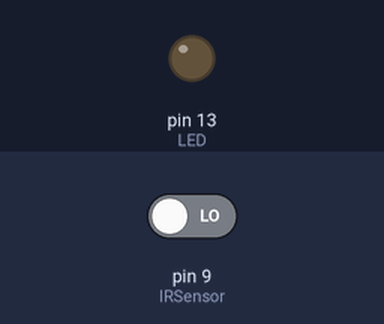
Recording of a sketch running on a simulated Arduino Uno, built with avr-gcc and run on an emulated ATmega328P. Shown: output pins drawn as LEDs (lit = HIGH). The inputs (shaded band) are chosen by the test bench; at power-on: pin 9 (IRSensor) LOW. What the sketch prints to the serial monitor is not drawn.

Above: at 1.2 s.
1.3 s: pin 9 (IRSensor) driven HIGH
At 2.0 s:
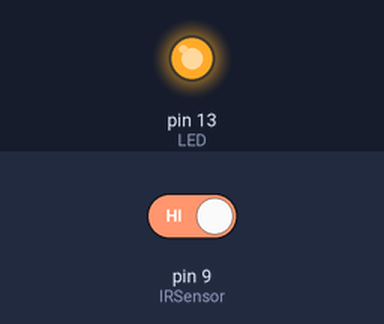
4.3 s: pin 9 (IRSensor) driven LOW
At 6.3 s:
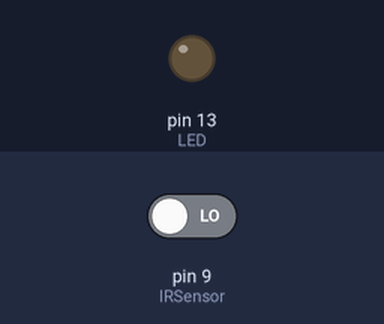
Timing chart, 0 to 7.8 s (numbered marks = the images above; inputs shaded):
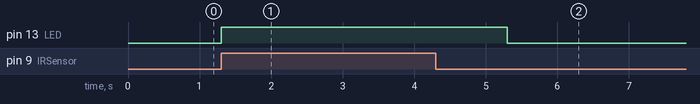

The sketch:

IR_sensor.ino
```cpp
const int IRSensor = 9;
const int LED = 13;

void setup(){
  Serial.begin(115200); // Init Serila at 115200 Baud
  pinMode(IRSensor, INPUT); // IR Sensor pin INPUT
  pinMode(LED, OUTPUT); // LED Pin Output
}

void loop(){

  int sensorStatus = digitalRead(IRSensor);
  if (sensorStatus == 1){
    Serial.println("Motion Detected!");
    digitalWrite(LED, HIGH);
    delay(2000);
    digitalWrite(LED, LOW);
  } else {
    Serial.println("Motion Ended!");
  }
}
```

Measured:
- after the input at 1.3 s, pin 13 (LED): LOW → HIGH at once
- after the input at 4.3 s, pin 13 (LED): HIGH → LOW after 1.0 s
